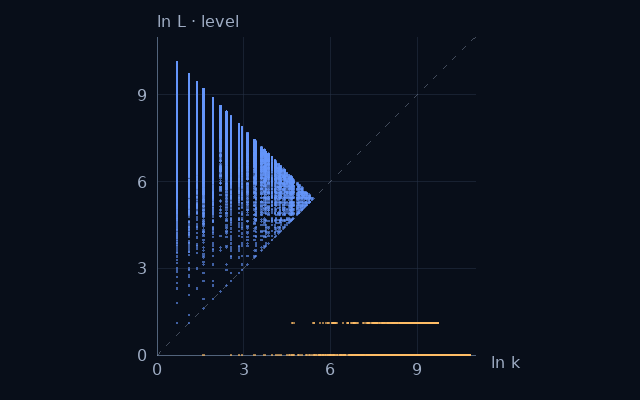
#> input picture dist/assets/previews/a000069.png, 640 x 400 px; its folder holds 4 pictures in this run
$ python build-social-card.py
#> lines starting #> are read from the running program, lines starting #| are printed output that depends on the picture
"""Render an exact-data atlas social card using the generated graph previews."""
from pathlib import Path
import json
from PIL import Image, ImageDraw, ImageFont
root=Path(__file__).resolve().parent.parent/'dist'
entries=[]
for page in (root/'data/catalog').glob('page-*.json'):
    entries.extend(json.loads(page.read_text()))
count=len(entries)
points=sum(e['points'] for e in entries)
im=Image.new('RGB',(1200,630),'#080e19');draw=ImageDraw.Draw(im)
#> after `im = Image.new('RGB', (1200, 630), '#080e19')`:
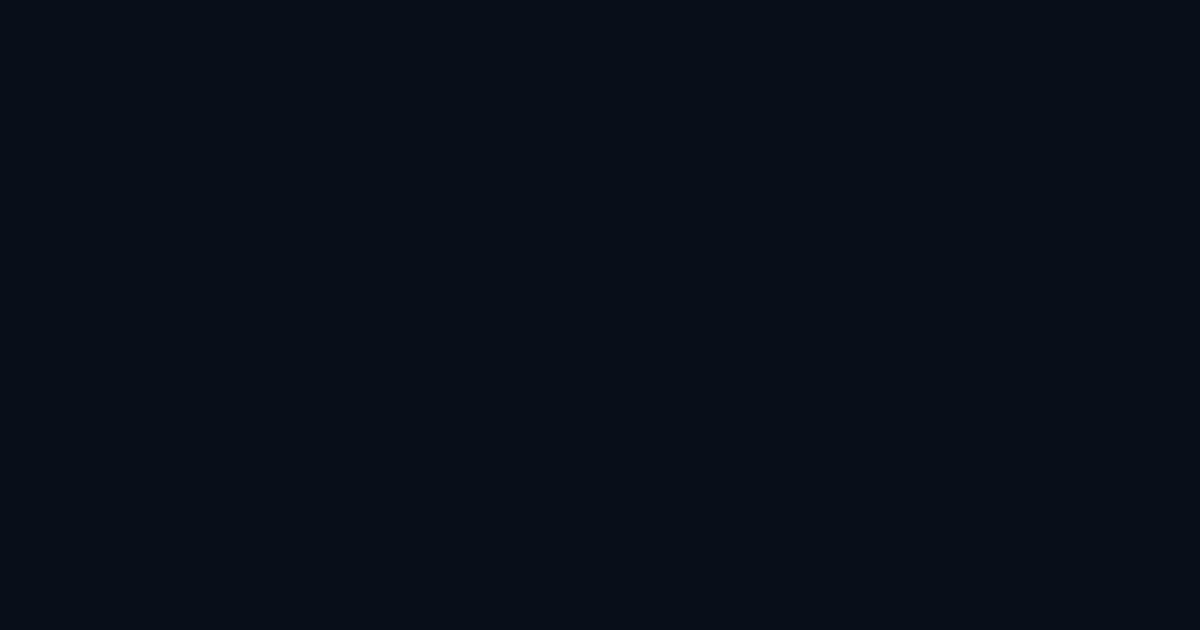
#> im: PIL image 1200x630 RGB; mean R, G, B 8, 14, 25
def font(s):return ImageFont.truetype('/usr/share/fonts/truetype/dejavu/DejaVuSans.ttf',s)
draw.text((48,55),'WLJ / SEQUENCE ATLAS',font=font(20),fill='#62d9ed')
draw.text((48,135),f'{count} sequences.',font=font(43),fill='#e5ebf6')
draw.text((48,198),'A shared lens.',font=font(43),fill='#e5ebf6')
draw.text((48,310),'weight × level + jump',font=font(24),fill='#aabdd8')
draw.text((48,389),f'{points/1000000:g} million computed points',font=font(20),fill='#e5ebf6')
draw.text((48,428),'Interactive 2D & 3D graphs',font=font(18),fill='#aabdd8')
draw.text((48,555),'Rémi Eismann / decompwlj',font=font(17),fill='#9eacc3')
for i,(sid,label) in enumerate([('a000069','Odious numbers'),('a014190','Ternary palindromes'),('a019506','Hoax numbers'),('a022839','Beatty: √5')]):
    x=545+(i%2)*320;y=40+(i//2)*285
    preview=Image.open(root/'assets/previews'/f'{sid}.png').resize((320,200),Image.Resampling.LANCZOS)
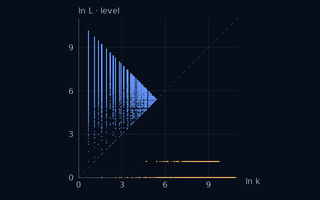
#> preview: PIL image 320x200 RGB; mean R, G, B 11.2, 18, 30.9
    im.paste(preview,(x,y+35));draw.text((x+15,y),label,font=font(16),fill='#e5ebf6')
#> after `im.paste(preview, (x, y + 35))`:
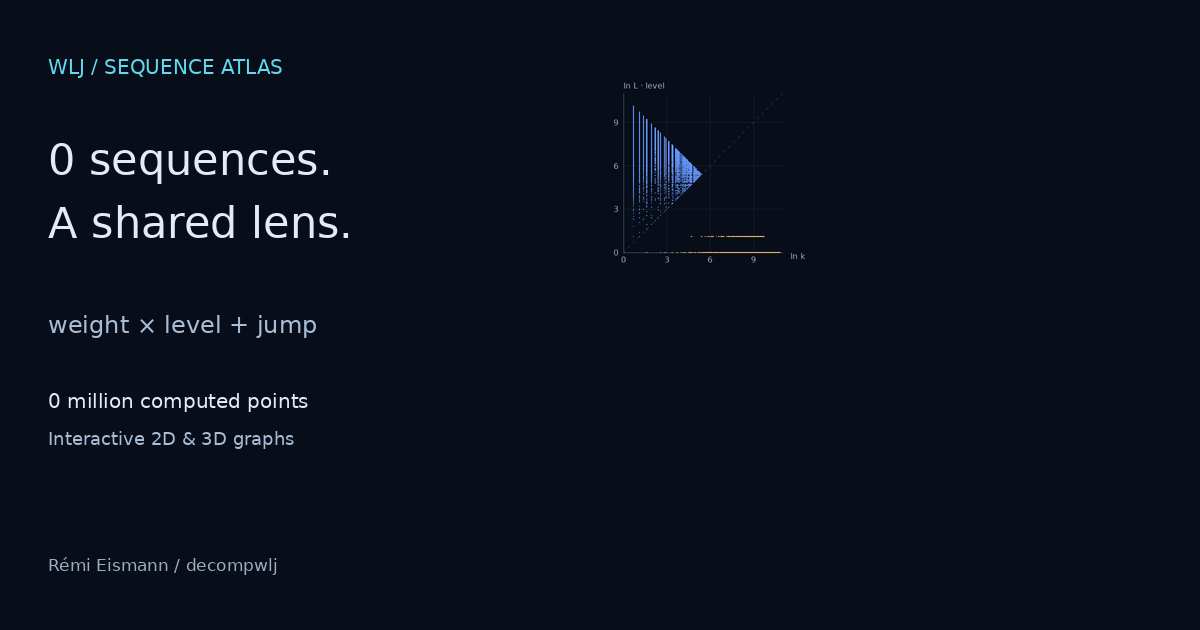
#> im: PIL image 1200x630 RGB; mean R, G, B 10.7, 17, 28.2
#> (the run stopped early here; a loop or call above may not have finished)
